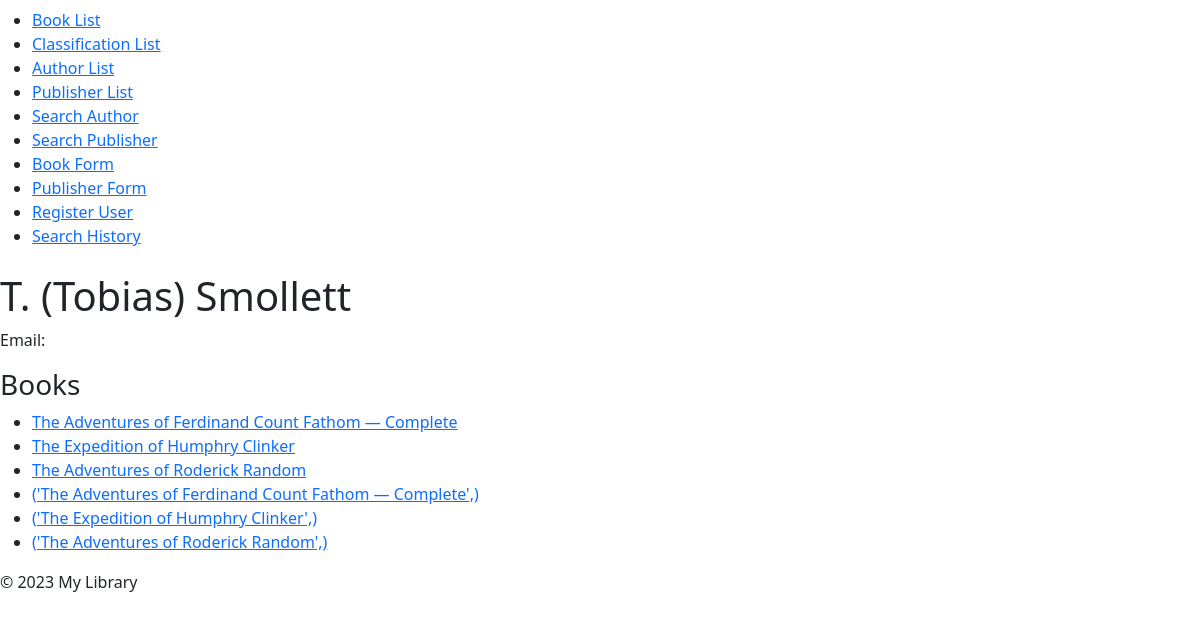
The app's page /authors/11/ (signed in) with its own data.
### exercises/models.py (models this page shows, shortened)
class Author(models.Model):
    user = models.OneToOneField(
        User, on_delete=models.CASCADE, related_name="author", null=True
    )
    first_name = models.CharField(max_length=30)
    last_name = models.CharField(max_length=30)
    email = models.EmailField(verbose_name="e-mail", null=True)
    class Meta:
        verbose_name = _("Author")
        verbose_name_plural = _("Authors")
    def __str__(self):
        return f"{self.first_name} {self.last_name}"

class Book(models.Model):
    title = models.CharField(max_length=255)
    authors = models.ManyToManyField("exercises.Author")
    publisher = models.ForeignKey(
        "exercises.Publisher", on_delete=models.CASCADE, null=True
    )
    publication_date = models.DateField(null=True)
    def was_published_recently(self):
        date_today = timezone.now().date()
        return self.publication_date >= date_today - timedelta(day=1)
    was_published_recently.admin_order_field = "publication_date"
    was_published_recently.boolean = True
    was_published_recently.short_description = "Published recently?"
    class Meta:
        verbose_name = _("Book")
        verbose_name_plural = _("Books")

### exercises/views.py (the view)
# urls.py: path("authors/<int:author_id>/", author_detail, name="author_detail"),
@login_required
def author_detail(request, author_id):
    author = get_object_or_404(Author, pk=author_id)
    return render(request, "author_detail.html", {"author": author})

### exercises/templates/author_detail.html
{% extends 'base.html' %}
{% block content %}
  <h1>{{ author }}</h1>
  <p>Email: {{ author.email }}</p>
  <h3>Books</h3>
  <ul>
    {% for book in author.book_set.all %}
      <li><a href="{% url 'book_detail' book.id %}">{{ book.title }}</a></li>
    {% endfor %}
  </ul>
{% endblock %}

### records on screen
Author: first_name+last_name "T. (Tobias) Smollett"
Book: title "The Adventures of Ferdinand Count Fathom — Complete"
Book: title "The Expedition of Humphry Clinker"
Book: title "The Adventures of Roderick Random"
Book: title "('The Adventures of Ferdinand Count Fathom — Complete',)"
Book: title "('The Expedition of Humphry Clinker',)"
Book: title "('The Adventures of Roderick Random',)"
